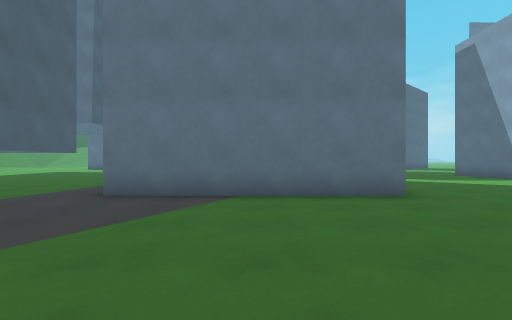
view 1 (above)

23 first-person views from a walk through a level from a Godot 3-D game. The camera is 1.2 m above the floor, looks level and sees 80° across. The floor is counted in squares, 2 m on a side. Each view is taken from the middle of a square. On the plan, view 1 faces up. The plan holds only what a view shows up to about 9 squares ahead; the rest is blank. The place goes on beyond the plan.

view 2
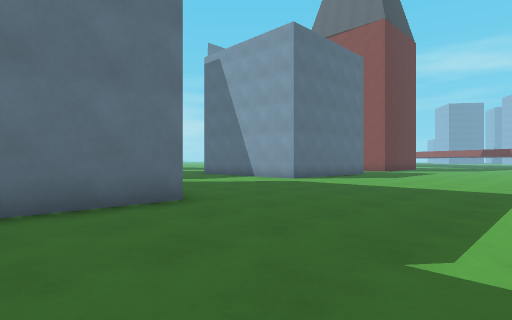

view 3
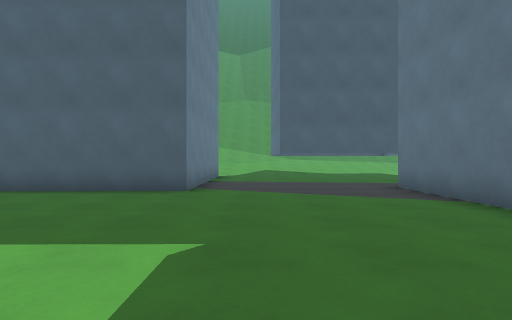

view 4
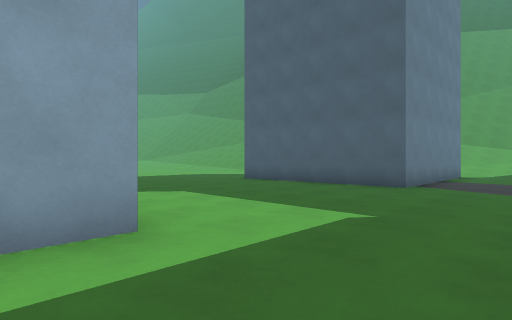

view 5
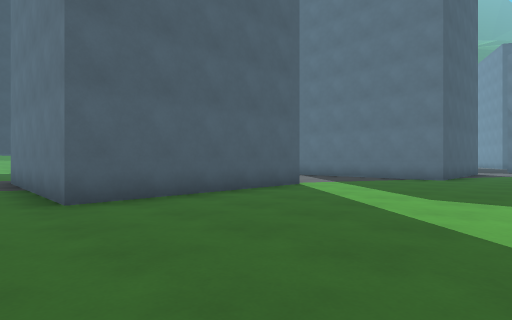

view 6
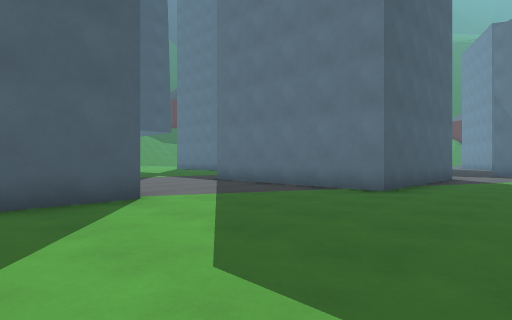

view 7
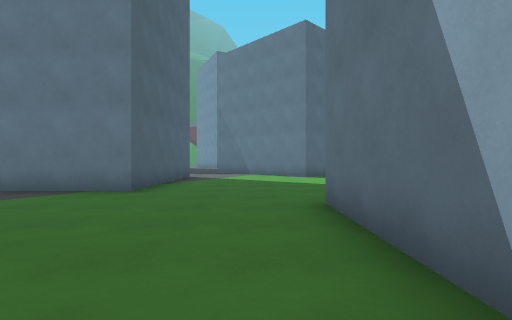

view 8
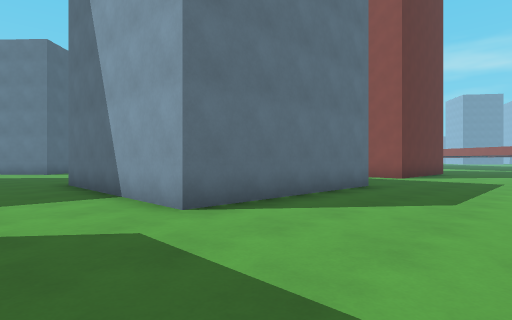

view 9
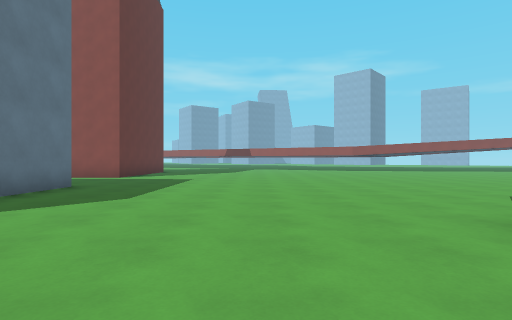

view 10
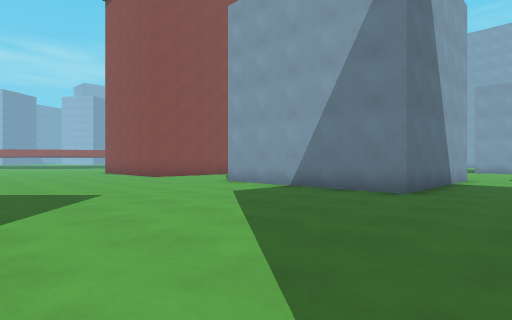

view 11
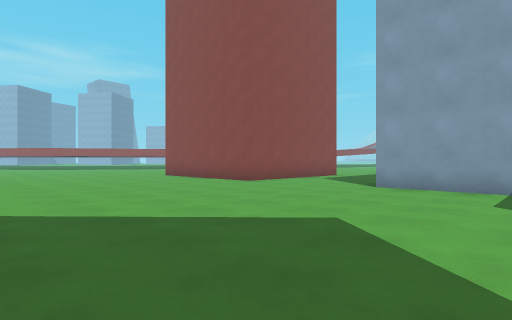

view 12
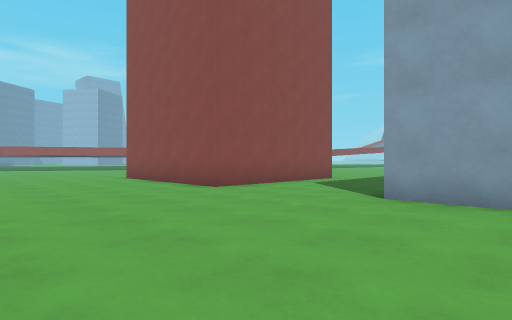

view 13
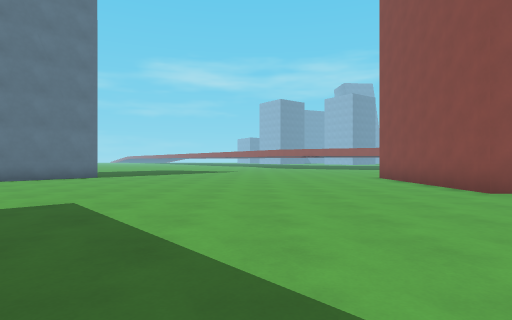

view 14
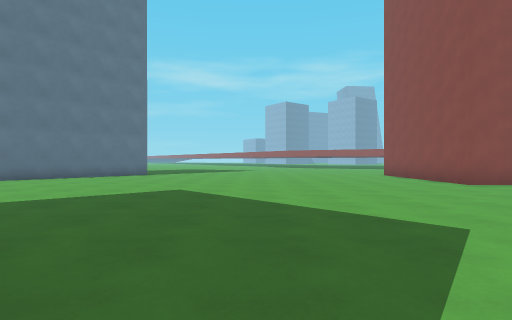

view 15
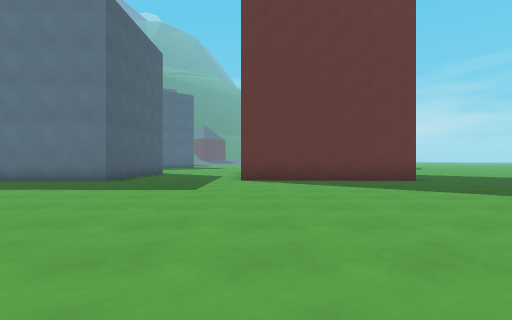

view 16
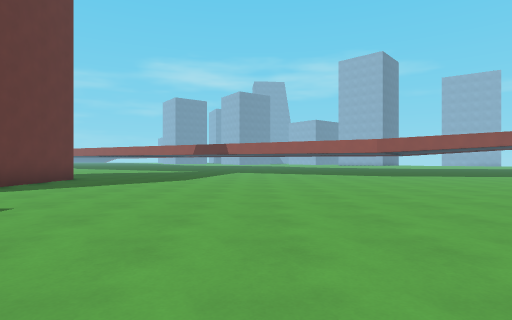

view 17
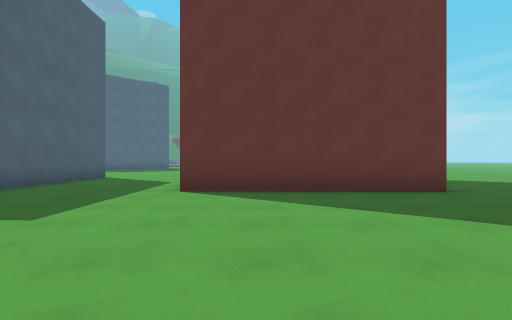

view 18
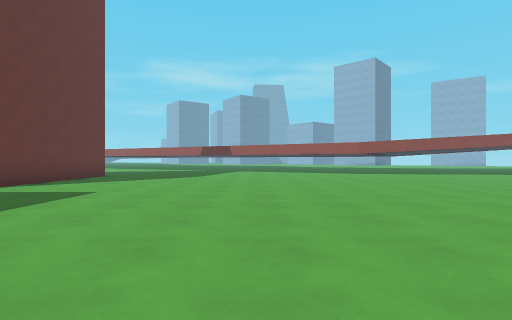

view 19
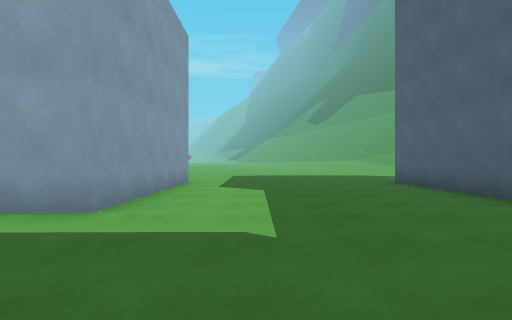

view 20
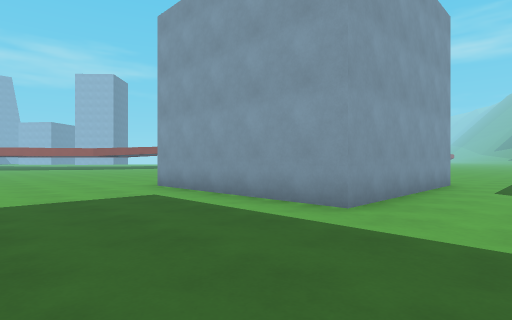

view 21
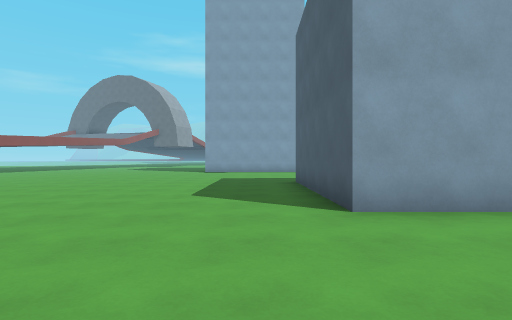

view 22
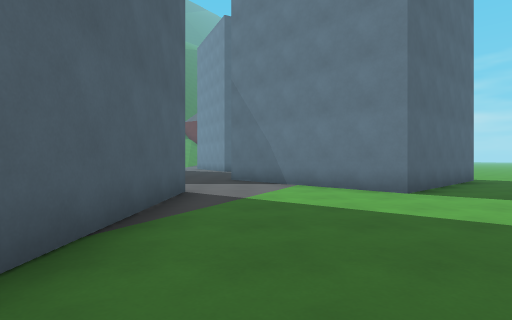

view 23
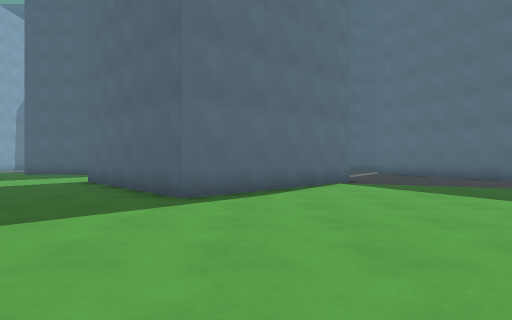

### Floor plan
Points are (right, up) in squares from view 1. A wall is a line through its corners. A room is listed if a view was taken in it or the views show most of it. See-through windows are left out.
Room 1 (views 1, 2, 3, 4, 5, 6, 7, 8, 9, 15, 16, 17, 18, 19, 20, 21)
walls: (13, 11) (13, 7.2) (8, 7.2) (8, 12.2); (3.9, -4.6) (3.9, 0.5) (8.9, 0.5) (8.9, -4.5); (2.5, 10.1) (2.5, 5) (-2.6, 5); (16.6, 9.8) (16.6, 12.7); (4.7, 13.7) (-0.1, 13.7); (21.5, 7.7) (16.5, 7.7); (-4.5, 7.8) (-4.5, 2.6); (-5.4, 0.7) (-1.8, 0.7) (-1.8, -4.4)
ways out: opening at (6, 12.7) to room 2; opening at (15, 12.3) to room 2; opening at (-5.5, 1.5); opening at (-1.8, 10.2)
Room 2 (views 10, 11, 12, 13, 14, 22, 23)
walls: (20, 23.7) (19.4, 24.2); (8.9, 25.6) (12.3, 21.9) (8.7, 18.4) (6.5, 20.7); (16.6, 12.7) (20, 12.7); (4.7, 18.8) (4.7, 13.7); (8, 12.2) (13, 12.2)
ways out: opening at (6, 12.7) to room 1; opening at (15, 12.3) to room 1; opening at (5.3, 20); opening at (7.2, 27.5)

Where each view was taken, in squares from view 1:
view 1: 0 up, 0 right, facing up
view 2: 1 up, 0 right, facing up-right
view 3: 2 up, 4 right, facing left
view 4: 3 up, 5 right, facing down-left
view 5: 4 up, 7 right, facing up-left
view 6: 8 up, 7 right, facing up-left
view 7: 8 up, 7 right, facing up
view 8: 4 up, 6 right, facing up-right
view 9: 3 up, 6 right, facing right
view 10: 18 up, 6 right, facing down-right
view 11: 19 up, 10 right, facing down-right
view 12: 17 up, 11 right, facing down-right
view 13: 17 up, 11 right, facing right
view 14: 18 up, 9 right, facing right
view 15: 1 down, 17 right, facing up
view 16: 2 up, 12 right, facing right
view 17: 2 up, 18 right, facing up
view 18: 2 up, 10 right, facing right
view 19: 4 up, 2 right, facing down
view 20: 4 up, 2 right, facing down-right
view 21: 4 up, 10 right, facing down
view 22: 13 up, 6 right, facing up
view 23: 23 up, 17 right, facing left
